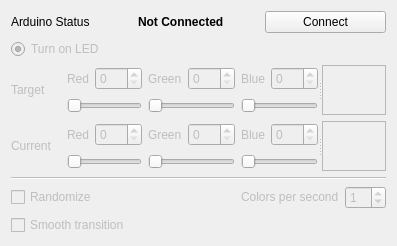
<?xml version="1.0" encoding="UTF-8"?>
<ui version="4.0">
 <class>lightChaser</class>
 <widget class="QWidget" name="lightChaser">
  <property name="geometry">
   <rect>
    <x>0</x>
    <y>0</y>
    <width>397</width>
    <height>246</height>
   </rect>
  </property>
  <property name="sizePolicy">
   <sizepolicy hsizetype="Fixed" vsizetype="Fixed">
    <horstretch>0</horstretch>
    <verstretch>0</verstretch>
   </sizepolicy>
  </property>
  <property name="windowTitle">
   <string>Form</string>
  </property>
  <layout class="QGridLayout" name="gridLayout">
   <item row="0" column="0">
    <layout class="QHBoxLayout" name="statusBar">
     <item>
      <widget class="QLabel" name="statLabel">
       <property name="enabled">
        <bool>true</bool>
       </property>
       <property name="text">
        <string>Arduino Status</string>
       </property>
      </widget>
     </item>
     <item>
      <widget class="QLabel" name="status">
       <property name="enabled">
        <bool>true</bool>
       </property>
       <property name="font">
        <font>
         <weight>75</weight>
         <bold>true</bold>
        </font>
       </property>
       <property name="text">
        <string>Not Connected</string>
       </property>
      </widget>
     </item>
     <item>
      <widget class="QPushButton" name="connectBt">
       <property name="enabled">
        <bool>true</bool>
       </property>
       <property name="text">
        <string>Connect</string>
       </property>
      </widget>
     </item>
    </layout>
   </item>
   <item row="1" column="0">
    <widget class="QRadioButton" name="ledSwitch">
     <property name="enabled">
      <bool>false</bool>
     </property>
     <property name="text">
      <string>Turn on LED</string>
     </property>
     <property name="checked">
      <bool>true</bool>
     </property>
    </widget>
   </item>
   <item row="2" column="0">
    <widget class="QSplitter" name="targetStat">
     <property name="enabled">
      <bool>false</bool>
     </property>
     <property name="orientation">
      <enum>Qt::Horizontal</enum>
     </property>
     <widget class="QWidget" name="layoutWidget">
      <property name="enabled">
       <bool>false</bool>
      </property>
      <layout class="QHBoxLayout" name="stat_t">
       <item>
        <widget class="QLabel" name="target">
         <property name="enabled">
          <bool>false</bool>
         </property>
         <property name="text">
          <string>Target     </string>
         </property>
        </widget>
       </item>
       <item>
        <layout class="QVBoxLayout" name="red">
         <item>
          <layout class="QHBoxLayout" name="horizontalLayout">
           <item>
            <widget class="QLabel" name="redLabel_t">
             <property name="enabled">
              <bool>false</bool>
             </property>
             <property name="text">
              <string>Red</string>
             </property>
            </widget>
           </item>
           <item>
            <widget class="QSpinBox" name="redSpinner_t">
             <property name="enabled">
              <bool>false</bool>
             </property>
             <property name="maximum">
              <number>255</number>
             </property>
            </widget>
           </item>
          </layout>
         </item>
         <item>
          <widget class="QSlider" name="redSlider_t">
           <property name="enabled">
            <bool>false</bool>
           </property>
           <property name="maximum">
            <number>255</number>
           </property>
           <property name="orientation">
            <enum>Qt::Horizontal</enum>
           </property>
          </widget>
         </item>
        </layout>
       </item>
       <item>
        <layout class="QVBoxLayout" name="green">
         <item>
          <layout class="QHBoxLayout" name="horizontalLayout_2">
           <item>
            <widget class="QLabel" name="greenLabel_t">
             <property name="enabled">
              <bool>false</bool>
             </property>
             <property name="text">
              <string>Green</string>
             </property>
            </widget>
           </item>
           <item>
            <widget class="QSpinBox" name="greenSpinner_t">
             <property name="enabled">
              <bool>false</bool>
             </property>
             <property name="maximum">
              <number>255</number>
             </property>
            </widget>
           </item>
          </layout>
         </item>
         <item>
          <widget class="QSlider" name="greenSlider_t">
           <property name="enabled">
            <bool>false</bool>
           </property>
           <property name="maximum">
            <number>255</number>
           </property>
           <property name="orientation">
            <enum>Qt::Horizontal</enum>
           </property>
          </widget>
         </item>
        </layout>
       </item>
       <item>
        <layout class="QVBoxLayout" name="blue">
         <item>
          <layout class="QHBoxLayout" name="horizontalLayout_3">
           <item>
            <widget class="QLabel" name="blueLabel_t">
             <property name="enabled">
              <bool>false</bool>
             </property>
             <property name="text">
              <string>Blue</string>
             </property>
            </widget>
           </item>
           <item>
            <widget class="QSpinBox" name="blueSpinner_t">
             <property name="enabled">
              <bool>false</bool>
             </property>
             <property name="maximum">
              <number>255</number>
             </property>
            </widget>
           </item>
          </layout>
         </item>
         <item>
          <widget class="QSlider" name="blueSlider_t">
           <property name="enabled">
            <bool>false</bool>
           </property>
           <property name="maximum">
            <number>255</number>
           </property>
           <property name="orientation">
            <enum>Qt::Horizontal</enum>
           </property>
          </widget>
         </item>
        </layout>
       </item>
      </layout>
     </widget>
     <widget class="QFrame" name="colorDisplay_t">
      <property name="enabled">
       <bool>false</bool>
      </property>
      <property name="layoutDirection">
       <enum>Qt::LeftToRight</enum>
      </property>
      <property name="frameShape">
       <enum>QFrame::StyledPanel</enum>
      </property>
      <property name="frameShadow">
       <enum>QFrame::Raised</enum>
      </property>
     </widget>
    </widget>
   </item>
   <item row="3" column="0">
    <widget class="QSplitter" name="currentStat">
     <property name="enabled">
      <bool>false</bool>
     </property>
     <property name="orientation">
      <enum>Qt::Horizontal</enum>
     </property>
     <widget class="QWidget" name="layoutWidget">
      <layout class="QHBoxLayout" name="stat_c">
       <item>
        <widget class="QLabel" name="current">
         <property name="enabled">
          <bool>false</bool>
         </property>
         <property name="text">
          <string>Current   </string>
         </property>
        </widget>
       </item>
       <item>
        <layout class="QVBoxLayout" name="red_c">
         <item>
          <layout class="QHBoxLayout" name="horizontalLayout_14">
           <item>
            <widget class="QLabel" name="redLabel_c">
             <property name="enabled">
              <bool>false</bool>
             </property>
             <property name="text">
              <string>Red</string>
             </property>
            </widget>
           </item>
           <item>
            <widget class="QSpinBox" name="redSpinner_c">
             <property name="enabled">
              <bool>false</bool>
             </property>
             <property name="maximum">
              <number>255</number>
             </property>
            </widget>
           </item>
          </layout>
         </item>
         <item>
          <widget class="QSlider" name="redSlider_c">
           <property name="enabled">
            <bool>false</bool>
           </property>
           <property name="maximum">
            <number>255</number>
           </property>
           <property name="orientation">
            <enum>Qt::Horizontal</enum>
           </property>
          </widget>
         </item>
        </layout>
       </item>
       <item>
        <layout class="QVBoxLayout" name="green_c">
         <item>
          <layout class="QHBoxLayout" name="horizontalLayout_15">
           <item>
            <widget class="QLabel" name="greenLabel_c">
             <property name="enabled">
              <bool>false</bool>
             </property>
             <property name="text">
              <string>Green</string>
             </property>
            </widget>
           </item>
           <item>
            <widget class="QSpinBox" name="greenSpinner_c">
             <property name="enabled">
              <bool>false</bool>
             </property>
             <property name="maximum">
              <number>255</number>
             </property>
            </widget>
           </item>
          </layout>
         </item>
         <item>
          <widget class="QSlider" name="greenSlider_c">
           <property name="enabled">
            <bool>false</bool>
           </property>
           <property name="maximum">
            <number>255</number>
           </property>
           <property name="orientation">
            <enum>Qt::Horizontal</enum>
           </property>
          </widget>
         </item>
        </layout>
       </item>
       <item>
        <layout class="QVBoxLayout" name="blue_c">
         <item>
          <layout class="QHBoxLayout" name="horizontalLayout_16">
           <item>
            <widget class="QLabel" name="blueLabel_c">
             <property name="enabled">
              <bool>false</bool>
             </property>
             <property name="text">
              <string>Blue</string>
             </property>
            </widget>
           </item>
           <item>
            <widget class="QSpinBox" name="blueSpinner_c">
             <property name="enabled">
              <bool>false</bool>
             </property>
             <property name="maximum">
              <number>255</number>
             </property>
            </widget>
           </item>
          </layout>
         </item>
         <item>
          <widget class="QSlider" name="blueSlider_c">
           <property name="enabled">
            <bool>false</bool>
           </property>
           <property name="maximum">
            <number>255</number>
           </property>
           <property name="orientation">
            <enum>Qt::Horizontal</enum>
           </property>
          </widget>
         </item>
        </layout>
       </item>
      </layout>
     </widget>
     <widget class="QFrame" name="colorDisplay_c">
      <property name="enabled">
       <bool>false</bool>
      </property>
      <property name="layoutDirection">
       <enum>Qt::LeftToRight</enum>
      </property>
      <property name="frameShape">
       <enum>QFrame::StyledPanel</enum>
      </property>
      <property name="frameShadow">
       <enum>QFrame::Raised</enum>
      </property>
     </widget>
    </widget>
   </item>
   <item row="4" column="0">
    <widget class="Line" name="seperator">
     <property name="enabled">
      <bool>false</bool>
     </property>
     <property name="orientation">
      <enum>Qt::Horizontal</enum>
     </property>
    </widget>
   </item>
   <item row="5" column="0">
    <layout class="QHBoxLayout" name="randomOpt">
     <item>
      <widget class="QCheckBox" name="random_cb">
       <property name="enabled">
        <bool>false</bool>
       </property>
       <property name="text">
        <string>Randomize</string>
       </property>
      </widget>
     </item>
     <item>
      <widget class="QLabel" name="speedLabel">
       <property name="enabled">
        <bool>false</bool>
       </property>
       <property name="sizePolicy">
        <sizepolicy hsizetype="Fixed" vsizetype="Fixed">
         <horstretch>0</horstretch>
         <verstretch>0</verstretch>
        </sizepolicy>
       </property>
       <property name="text">
        <string>Colors per second</string>
       </property>
       <property name="alignment">
        <set>Qt::AlignLeading|Qt::AlignLeft|Qt::AlignVCenter</set>
       </property>
      </widget>
     </item>
     <item>
      <widget class="QSpinBox" name="speedSpinner">
       <property name="enabled">
        <bool>false</bool>
       </property>
       <property name="sizePolicy">
        <sizepolicy hsizetype="Fixed" vsizetype="Fixed">
         <horstretch>0</horstretch>
         <verstretch>0</verstretch>
        </sizepolicy>
       </property>
       <property name="layoutDirection">
        <enum>Qt::LeftToRight</enum>
       </property>
       <property name="value">
        <number>1</number>
       </property>
      </widget>
     </item>
    </layout>
   </item>
   <item row="6" column="0">
    <widget class="QCheckBox" name="chase_cb">
     <property name="enabled">
      <bool>false</bool>
     </property>
     <property name="text">
      <string>Smooth transition</string>
     </property>
    </widget>
   </item>
  </layout>
  <zorder>chase_cb</zorder>
  <zorder>ledSwitch</zorder>
  <zorder>seperator</zorder>
  <zorder></zorder>
  <zorder>targetStat</zorder>
  <zorder>currentStat</zorder>
 </widget>
 <tabstops>
  <tabstop>connectBt</tabstop>
  <tabstop>ledSwitch</tabstop>
  <tabstop>redSpinner_t</tabstop>
  <tabstop>greenSpinner_t</tabstop>
  <tabstop>blueSpinner_t</tabstop>
  <tabstop>redSlider_t</tabstop>
  <tabstop>greenSlider_t</tabstop>
  <tabstop>blueSlider_t</tabstop>
  <tabstop>redSpinner_c</tabstop>
  <tabstop>greenSpinner_c</tabstop>
  <tabstop>blueSpinner_c</tabstop>
  <tabstop>redSlider_c</tabstop>
  <tabstop>greenSlider_c</tabstop>
  <tabstop>blueSlider_c</tabstop>
  <tabstop>random_cb</tabstop>
  <tabstop>speedSpinner</tabstop>
  <tabstop>chase_cb</tabstop>
 </tabstops>
 <resources/>
 <connections>
  <connection>
   <sender>redSpinner_t</sender>
   <signal>valueChanged(int)</signal>
   <receiver>redSlider_t</receiver>
   <slot>setValue(int)</slot>
   <hints>
    <hint type="sourcelabel">
     <x>116</x>
     <y>75</y>
    </hint>
    <hint type="destinationlabel">
     <x>101</x>
     <y>108</y>
    </hint>
   </hints>
  </connection>
  <connection>
   <sender>redSlider_t</sender>
   <signal>valueChanged(int)</signal>
   <receiver>redSpinner_t</receiver>
   <slot>setValue(int)</slot>
   <hints>
    <hint type="sourcelabel">
     <x>122</x>
     <y>107</y>
    </hint>
    <hint type="destinationlabel">
     <x>124</x>
     <y>72</y>
    </hint>
   </hints>
  </connection>
  <connection>
   <sender>greenSpinner_t</sender>
   <signal>valueChanged(int)</signal>
   <receiver>greenSlider_t</receiver>
   <slot>setValue(int)</slot>
   <hints>
    <hint type="sourcelabel">
     <x>179</x>
     <y>80</y>
    </hint>
    <hint type="destinationlabel">
     <x>180</x>
     <y>100</y>
    </hint>
   </hints>
  </connection>
  <connection>
   <sender>greenSlider_t</sender>
   <signal>valueChanged(int)</signal>
   <receiver>greenSpinner_t</receiver>
   <slot>setValue(int)</slot>
   <hints>
    <hint type="sourcelabel">
     <x>206</x>
     <y>108</y>
    </hint>
    <hint type="destinationlabel">
     <x>205</x>
     <y>76</y>
    </hint>
   </hints>
  </connection>
  <connection>
   <sender>blueSpinner_t</sender>
   <signal>valueChanged(int)</signal>
   <receiver>blueSlider_t</receiver>
   <slot>setValue(int)</slot>
   <hints>
    <hint type="sourcelabel">
     <x>266</x>
     <y>78</y>
    </hint>
    <hint type="destinationlabel">
     <x>279</x>
     <y>97</y>
    </hint>
   </hints>
  </connection>
  <connection>
   <sender>blueSlider_t</sender>
   <signal>valueChanged(int)</signal>
   <receiver>blueSpinner_t</receiver>
   <slot>setValue(int)</slot>
   <hints>
    <hint type="sourcelabel">
     <x>251</x>
     <y>105</y>
    </hint>
    <hint type="destinationlabel">
     <x>269</x>
     <y>83</y>
    </hint>
   </hints>
  </connection>
  <connection>
   <sender>redSpinner_c</sender>
   <signal>valueChanged(int)</signal>
   <receiver>redSlider_c</receiver>
   <slot>setValue(int)</slot>
   <hints>
    <hint type="sourcelabel">
     <x>97</x>
     <y>139</y>
    </hint>
    <hint type="destinationlabel">
     <x>97</x>
     <y>172</y>
    </hint>
   </hints>
  </connection>
  <connection>
   <sender>redSlider_c</sender>
   <signal>valueChanged(int)</signal>
   <receiver>redSpinner_c</receiver>
   <slot>setValue(int)</slot>
   <hints>
    <hint type="sourcelabel">
     <x>110</x>
     <y>166</y>
    </hint>
    <hint type="destinationlabel">
     <x>112</x>
     <y>133</y>
    </hint>
   </hints>
  </connection>
  <connection>
   <sender>greenSpinner_c</sender>
   <signal>valueChanged(int)</signal>
   <receiver>greenSlider_c</receiver>
   <slot>setValue(int)</slot>
   <hints>
    <hint type="sourcelabel">
     <x>193</x>
     <y>139</y>
    </hint>
    <hint type="destinationlabel">
     <x>193</x>
     <y>157</y>
    </hint>
   </hints>
  </connection>
  <connection>
   <sender>greenSlider_c</sender>
   <signal>valueChanged(int)</signal>
   <receiver>greenSpinner_c</receiver>
   <slot>setValue(int)</slot>
   <hints>
    <hint type="sourcelabel">
     <x>214</x>
     <y>167</y>
    </hint>
    <hint type="destinationlabel">
     <x>209</x>
     <y>141</y>
    </hint>
   </hints>
  </connection>
  <connection>
   <sender>blueSpinner_c</sender>
   <signal>valueChanged(int)</signal>
   <receiver>blueSlider_c</receiver>
   <slot>setValue(int)</slot>
   <hints>
    <hint type="sourcelabel">
     <x>267</x>
     <y>131</y>
    </hint>
    <hint type="destinationlabel">
     <x>264</x>
     <y>165</y>
    </hint>
   </hints>
  </connection>
  <connection>
   <sender>blueSlider_c</sender>
   <signal>valueChanged(int)</signal>
   <receiver>blueSpinner_c</receiver>
   <slot>setValue(int)</slot>
   <hints>
    <hint type="sourcelabel">
     <x>288</x>
     <y>165</y>
    </hint>
    <hint type="destinationlabel">
     <x>289</x>
     <y>131</y>
    </hint>
   </hints>
  </connection>
  <connection>
   <sender>chase_cb</sender>
   <signal>toggled(bool)</signal>
   <receiver>currentStat</receiver>
   <slot>setVisible(bool)</slot>
   <hints>
    <hint type="sourcelabel">
     <x>9</x>
     <y>230</y>
    </hint>
    <hint type="destinationlabel">
     <x>60</x>
     <y>168</y>
    </hint>
   </hints>
  </connection>
 </connections>
</ui>
